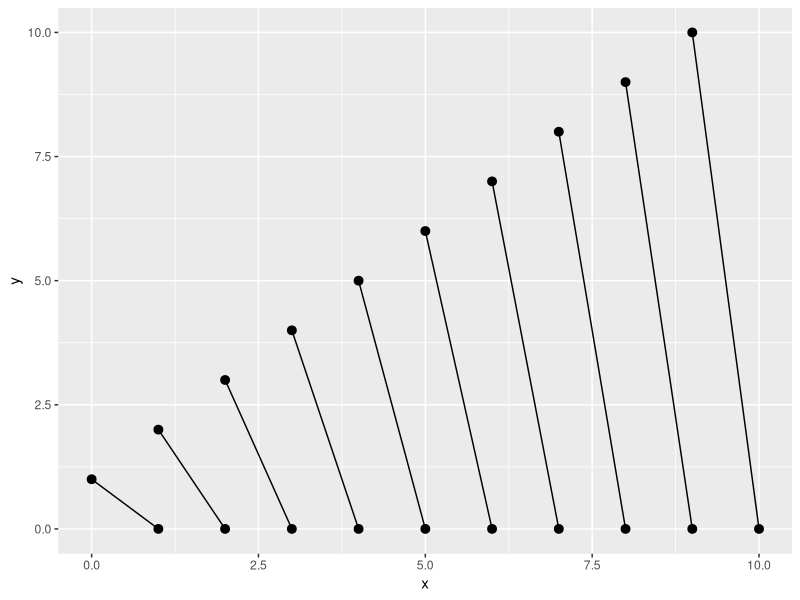
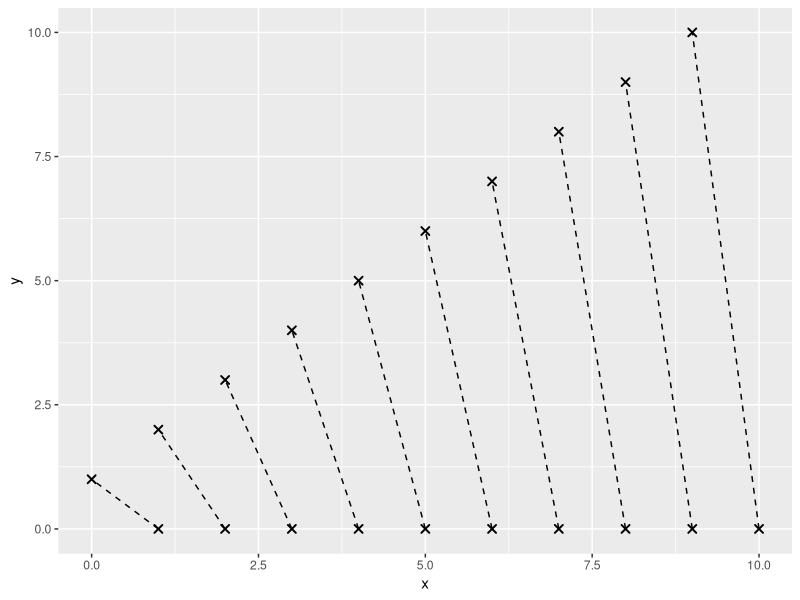
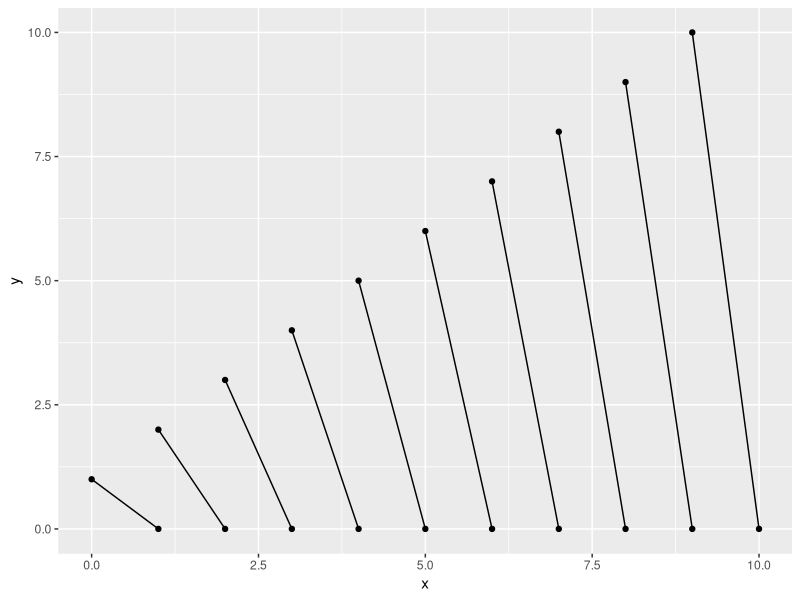
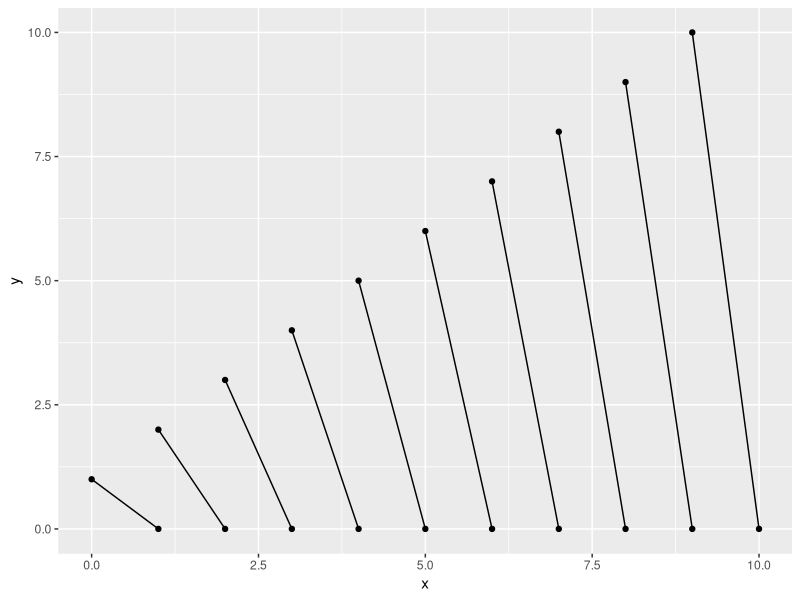

Here is the R script that generated these plots, in order:
## ---- chunk 1
knitr::opts_chunk$set(echo = TRUE)
options(tidyverse.quiet = TRUE)
## ---- chunk 2
library(tidyverse)

GeomBarbell <- ggproto("GeomBarbell", Geom,
  
  required_aes = c("x", "y", "xend", "yend"),
  
  default_aes = aes(
    colour = "black",
    linewidth = .5,
    size = 2,
    linetype = 1,
    shape = 19,
    fill = NA,
    alpha = NA,
    stroke = 1
  ),
  
  draw_panel = function(data, panel_params, coord, ...) {
    
    # Transformed data for the points
    point1 <- transform(data) 
    point2 <- transform(data, x = xend, y = yend)    
    
    # Return all three components
    grid::gList(
      GeomSegment$draw_panel(data, panel_params, coord, ...),
      GeomPoint$draw_panel(point1, panel_params, coord, ...),
      GeomPoint$draw_panel(point2, panel_params, coord, ...)
    )
  }
) 

geom_barbell <- function(mapping = NULL, data = NULL, 
                         stat = "identity", position = "identity", 
                         ..., na.rm = FALSE, show.legend = NA, 
                         inherit.aes = TRUE) {
  layer(
    data = data, 
    mapping = mapping, 
    stat = stat, 
    geom = GeomBarbell, 
    position = position, 
    show.legend = show.legend, 
    inherit.aes = inherit.aes, 
    params = list(na.rm = na.rm, ...)
  )
}


df <- data.frame(x = 1:10, xend = 0:9, y = 0, yend = 1:10)
base <- ggplot(df, aes(x, y, xend = xend, yend = yend))

base + geom_barbell()
base + geom_barbell(shape = 4, linetype = "dashed")  
## ---- chunk 3
GeomSegment$default_aes
GeomPoint$default_aes
## ---- chunk 4
draw_panel_barbell <- function(data, panel_params, coord, ...) {
    
    # Transformed data for the points
    point1 <- transform(data) 
    point2 <- transform(data, x = xend, y = yend)    
    
    # Return all three components
    grid::gList(
      GeomSegment$draw_panel(data, panel_params, coord, ...),
      GeomPoint$draw_panel(point1, panel_params, coord, ...),
      GeomPoint$draw_panel(point2, panel_params, coord, ...)
    )
    
  }


# what can I put in here for panel_params....
# cars %>% 
#   select(x = speed, y = dist) %>%
#   mutate(xend = x, yend = 0) %>% 
#   draw_panel_barbell(coord = CoordCartesian)

GeomBarbell <- ggproto(`_class` = "GeomBarbell", 
                       `_inherit` = Geom,
                       
                       
                       ## Warning: Duplicated aesthetics after name standardisation: 
                       ##  colour and alpha
                       default_aes = aes(!!!GeomPoint$default_aes, 
                                         !!!GeomSegment$default_aes),
                       draw_panel = draw_panel_barbell
      )


df <- data.frame(x = 1:10, xend = 0:9, y = 0, yend = 1:10)
base <- ggplot(df, aes(x, y, xend = xend, yend = yend))

base + stat_identity(geom = GeomBarbell)
# base + geom_barbell(shape = 4, linetype = "dashed")  


geom_barbell <- function(...){
  
  stat_identity(geom = GeomBarbell,...)
  
}


base + 
  geom_barbell()
